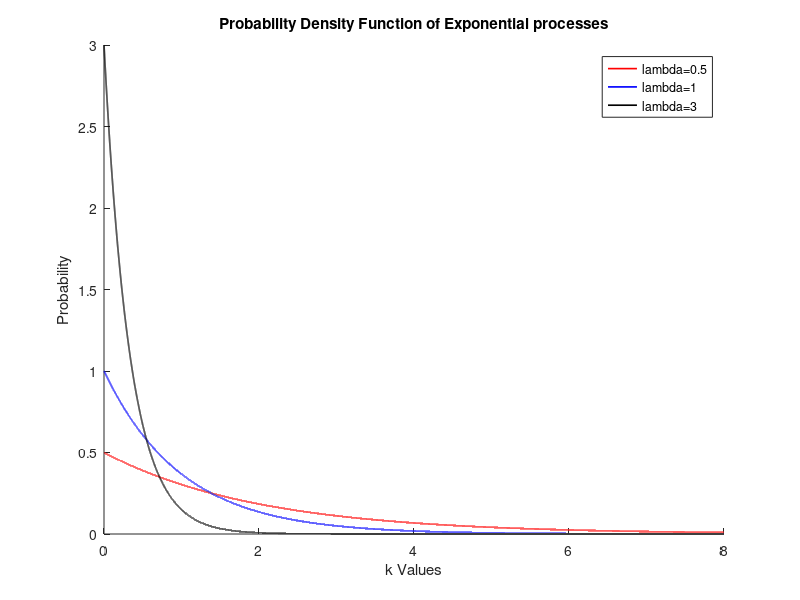
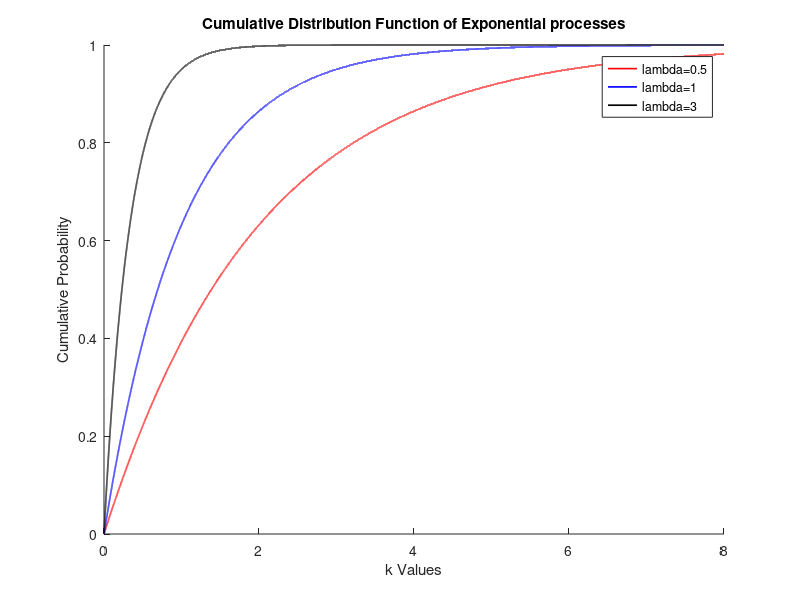

These charts were generated, in order, by the following MATLAB code:
pkg load statistics;
clear all;
close all;
clc;

# A Erwtima :
k = 0:0.0001:8;
lambda = [2, 1, 1/3];

for i = 1 : columns(lambda)
  exponential_pdf(i, :) = exppdf(k, lambda(i));
endfor

colors = "rbk";
figure(1);
hold on;
for i = 1 : columns(lambda)
  plot(k, exponential_pdf(i, :), colors(i), "linewidth", 1.2);
endfor
hold off;

title("Probability Density Function of Exponential processes");
xlabel("k Values");
ylabel("Probability");
legend("lambda=0.5", "lambda=1", "lambda=3");

# B Erwtima
for i = 1 : columns(lambda)
  exponential_cdf(i, :) = expcdf(k, lambda(i));
endfor

colors = "rbk";
figure(2);
hold on;
for i = 1 : columns(lambda)
  plot(k, exponential_cdf(i, :), colors(i), "linewidth", 1.2);
endfor
hold off;

title("Cumulative Distribution Function of Exponential processes");
xlabel("k Values");
ylabel("Cumulative Probability");
legend("lambda=0.5", "lambda=1", "lambda=3");


# C Erwtima

k1 = 0:0.00001:8;
Exp = expcdf(k1, 2.5);

Pr_a = 1 - Exp(30000);

display("Probability of X < 30000: ");
display(Pr_a * 1);
display("");

Pr_b = 1 - Exp(50000);
Pr_c = 1 - Exp(20000);

display("Probability X < 50000 | X < 20000: ");
display(Pr_b ./ Pr_c);
